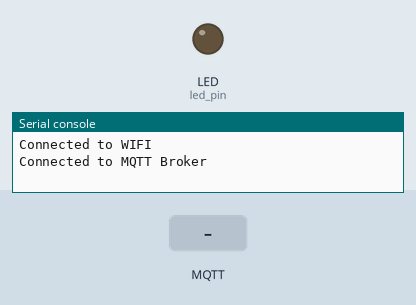
Recording of a program running on a simulated CircuitPython board. Shown: output pins drawn as LEDs (lit = HIGH), the last lines printed to the serial console. The test bench sets the inputs (shaded band). No MQTT or app messages arrive unless stated.

Above: at 2.9 s.
3.0 s: MQTT message "on" arrives on the first subscribed topic
At 3.5 s:
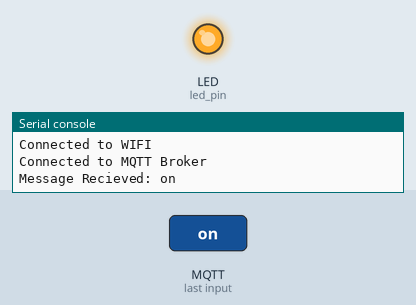
4.5 s: MQTT message "off" arrives on the first subscribed topic
At 5.9 s:
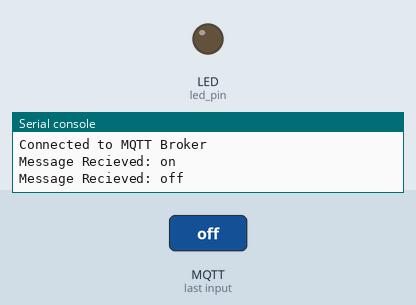
Timing chart, 0 to 7.5 s (numbered marks = the images above; inputs shaded):
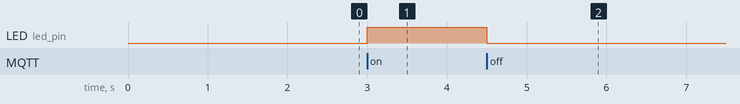

Measured:
- after the input at 3.0 s, LED (led_pin): LOW → HIGH at once
- after the input at 4.5 s, LED (led_pin): HIGH → LOW at once

The program:

code.py
```python
import time
import board
import digitalio
from digitalio import DigitalInOut
import adafruit_minimqtt.adafruit_minimqtt as MQTT
import os, ssl, wifi, socketpool

# gets setting from the toml file included
wifi.radio.connect(os.getenv("WIFI_SSID"), os.getenv("WIFI_PASSWORD"))

# Create a socket pool
pool = socketpool.SocketPool(wifi.radio)

print("Connected to WIFI")

# MQTT Broker Configuration, gets settings from the toml file included.
MQTT_BROKER = "IP for your broker"
MQTT_PORT = 1883
MQTT_USERNAME = os.getenv("MQTT_USERNAME")
MQTT_PASSWORD = os.getenv("MQTT_PASSWORD")
MQTT_TOPIC = os.getenv("MQTT_TOPIC")

# LED pins on the pico W
led_pin = digitalio.DigitalInOut(board.LED)
led_pin.direction = digitalio.Direction.OUTPUT

# Initialize MiniMQTT
mqtt_client = MQTT.MQTT(
    broker=MQTT_BROKER,
    port=MQTT_PORT,
    username=MQTT_USERNAME,
    password=MQTT_PASSWORD,
    socket_pool=pool,
)

# Used to send messages back to the broker, can be used to send status state etc.
def send_message(message):
    mqtt_client.publish(MQTT_TOPIC, message)

# Callback function for MQTT messages
def on_message(client, topic, message):
    print("Message Recieved:", message)
    # turns on the LED based on message recieved from publisher
    if message == "on":
        led_pin.value = True
    elif message == "off":
        led_pin.value = False

# Module that connects to the broker and subscribes to the topic
def connect_to_mqtt():
    try:
        mqtt_client.connect()
        mqtt_client.subscribe(MQTT_TOPIC)
        mqtt_client.on_message = on_message  # Assign the callback function
        print("Connected to MQTT Broker")
    except Exception as e:
        print("Error connecting to MQTT Broker:", str(e))
        raise


# Main loop that calls the broker connection module and then initilizes the MQTT client.
def main():
    connect_to_mqtt()

    while True:
        try:
            mqtt_client.loop()

        except (ValueError, RuntimeError) as e:
            print("MQTT Client error:", str(e))
            connect_to_mqtt()

        time.sleep(0.1)


# Runs the loop
if __name__ == "__main__":
    main()
```
